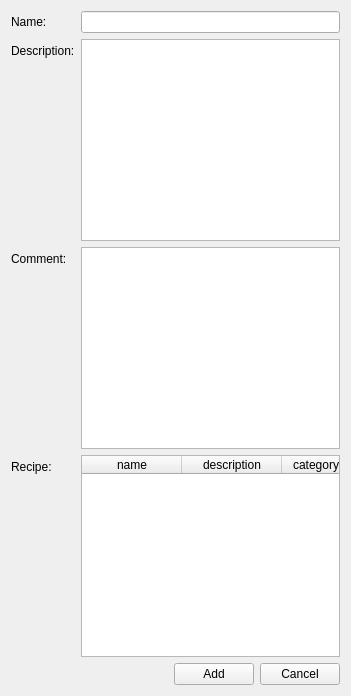
<?xml version="1.0" encoding="UTF-8"?>
<ui version="4.0">
 <class>configuration_add</class>
 <widget class="QWidget" name="configuration_add">
  <property name="geometry">
   <rect>
    <x>0</x>
    <y>0</y>
    <width>351</width>
    <height>696</height>
   </rect>
  </property>
  <property name="windowTitle">
   <string>Add configuration</string>
  </property>
  <layout class="QFormLayout" name="formLayout">
   <property name="fieldGrowthPolicy">
    <enum>QFormLayout::AllNonFixedFieldsGrow</enum>
   </property>
   <item row="0" column="0">
    <widget class="QLabel" name="label_name">
     <property name="text">
      <string>Name:</string>
     </property>
     <property name="buddy">
      <cstring>name</cstring>
     </property>
    </widget>
   </item>
   <item row="0" column="1">
    <widget class="QLineEdit" name="name">
     <property name="initialFocus" stdset="0">
      <bool>true</bool>
     </property>
    </widget>
   </item>
   <item row="1" column="0">
    <widget class="QLabel" name="label_description_2">
     <property name="text">
      <string>Description:</string>
     </property>
     <property name="buddy">
      <cstring>description</cstring>
     </property>
    </widget>
   </item>
   <item row="1" column="1">
    <widget class="QPlainTextEdit" name="description"/>
   </item>
   <item row="2" column="0">
    <widget class="QLabel" name="label_description">
     <property name="text">
      <string>Comment:</string>
     </property>
     <property name="buddy">
      <cstring>comment</cstring>
     </property>
    </widget>
   </item>
   <item row="2" column="1">
    <widget class="QPlainTextEdit" name="comment"/>
   </item>
   <item row="3" column="0">
    <widget class="QLabel" name="label">
     <property name="text">
      <string>Recipe:</string>
     </property>
     <property name="buddy">
      <cstring>recipe</cstring>
     </property>
    </widget>
   </item>
   <item row="3" column="1">
    <widget class="QTableWidget" name="recipe">
     <property name="horizontalScrollBarPolicy">
      <enum>Qt::ScrollBarAlwaysOff</enum>
     </property>
     <property name="alternatingRowColors">
      <bool>true</bool>
     </property>
     <property name="selectionMode">
      <enum>QAbstractItemView::SingleSelection</enum>
     </property>
     <property name="selectionBehavior">
      <enum>QAbstractItemView::SelectRows</enum>
     </property>
     <property name="showGrid">
      <bool>true</bool>
     </property>
     <property name="gridStyle">
      <enum>Qt::DotLine</enum>
     </property>
     <property name="sortingEnabled">
      <bool>true</bool>
     </property>
     <property name="action" stdset="0">
      <string notr="true">RecipeListRequest recipe {}</string>
     </property>
     <property name="synonym:recipe" stdset="0">
      <string>row</string>
     </property>
     <attribute name="horizontalHeaderShowSortIndicator" stdset="0">
      <bool>true</bool>
     </attribute>
     <attribute name="verticalHeaderStretchLastSection">
      <bool>false</bool>
     </attribute>
     <column>
      <property name="text">
       <string>name</string>
      </property>
     </column>
     <column>
      <property name="text">
       <string>description</string>
      </property>
     </column>
     <column>
      <property name="text">
       <string>categoryName</string>
      </property>
     </column>
     <column>
      <property name="text">
       <string>creationDate</string>
      </property>
     </column>
     <column>
      <property name="text">
       <string>comment</string>
      </property>
     </column>
    </widget>
   </item>
   <item row="4" column="1">
    <layout class="QHBoxLayout" name="horizontalLayout">
     <item>
      <spacer name="horizontalSpacer">
       <property name="orientation">
        <enum>Qt::Horizontal</enum>
       </property>
       <property name="sizeHint" stdset="0">
        <size>
         <width>40</width>
         <height>20</height>
        </size>
       </property>
      </spacer>
     </item>
     <item>
      <widget class="QPushButton" name="add">
       <property name="text">
        <string>Add</string>
       </property>
       <property name="action" stdset="0">
        <string notr="true">createConfiguration configuration {name{{main.name}}; description{{main.description}}; comment{{main.comment}}; recipe{id={main.recipe.selected}}}</string>
       </property>
       <property name="form" stdset="0">
        <string notr="true">_CLOSE_</string>
       </property>
       <property name="global:configID" stdset="0">
        <string>id</string>
       </property>
      </widget>
     </item>
     <item>
      <widget class="QPushButton" name="cancel">
       <property name="text">
        <string>Cancel</string>
       </property>
       <property name="form" stdset="0">
        <string notr="true">_CLOSE_</string>
       </property>
      </widget>
     </item>
    </layout>
   </item>
  </layout>
 </widget>
 <tabstops>
  <tabstop>name</tabstop>
  <tabstop>description</tabstop>
  <tabstop>comment</tabstop>
  <tabstop>recipe</tabstop>
  <tabstop>add</tabstop>
  <tabstop>cancel</tabstop>
 </tabstops>
 <resources>
  <include location="../configurator.qrc"/>
 </resources>
 <connections/>
</ui>
